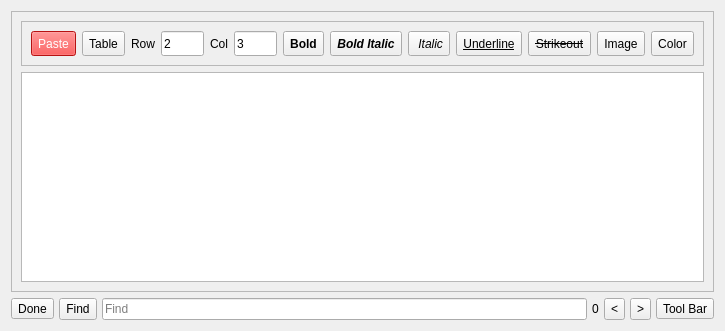
<?xml version="1.0" encoding="UTF-8"?>
<ui version="4.0">
 <class>Notes</class>
 <widget class="QDialog" name="Notes">
  <property name="geometry">
   <rect>
    <x>0</x>
    <y>0</y>
    <width>725</width>
    <height>331</height>
   </rect>
  </property>
  <property name="windowTitle">
   <string>Notes</string>
  </property>
  <layout class="QVBoxLayout" name="verticalLayout_3">
   <item>
    <widget class="QFrame" name="frameEdit">
     <property name="minimumSize">
      <size>
       <width>0</width>
       <height>100</height>
      </size>
     </property>
     <property name="styleSheet">
      <string notr="true">/*background-color: rgb(255, 255, 255);*/</string>
     </property>
     <property name="frameShape">
      <enum>QFrame::StyledPanel</enum>
     </property>
     <property name="frameShadow">
      <enum>QFrame::Raised</enum>
     </property>
     <layout class="QVBoxLayout" name="verticalLayout_4">
      <item>
       <widget class="QFrame" name="f_ToolBar">
        <property name="sizePolicy">
         <sizepolicy hsizetype="Preferred" vsizetype="Fixed">
          <horstretch>0</horstretch>
          <verstretch>0</verstretch>
         </sizepolicy>
        </property>
        <property name="minimumSize">
         <size>
          <width>0</width>
          <height>0</height>
         </size>
        </property>
        <property name="styleSheet">
         <string notr="true">/*background-color: rgb(222, 222, 222);*/</string>
        </property>
        <property name="frameShape">
         <enum>QFrame::StyledPanel</enum>
        </property>
        <property name="frameShadow">
         <enum>QFrame::Raised</enum>
        </property>
        <layout class="QVBoxLayout" name="verticalLayout">
         <item>
          <layout class="QGridLayout" name="gridLayout">
           <item row="0" column="12">
            <widget class="QToolButton" name="btnColor">
             <property name="sizePolicy">
              <sizepolicy hsizetype="Preferred" vsizetype="Fixed">
               <horstretch>0</horstretch>
               <verstretch>0</verstretch>
              </sizepolicy>
             </property>
             <property name="minimumSize">
              <size>
               <width>0</width>
               <height>25</height>
              </size>
             </property>
             <property name="maximumSize">
              <size>
               <width>16777215</width>
               <height>25</height>
              </size>
             </property>
             <property name="text">
              <string>Color</string>
             </property>
             <property name="icon">
              <iconset resource="../../res.qrc">
               <normaloff>:/res/color.png</normaloff>:/res/color.png</iconset>
             </property>
             <property name="iconSize">
              <size>
               <width>20</width>
               <height>20</height>
              </size>
             </property>
             <property name="toolButtonStyle">
              <enum>Qt::ToolButtonTextOnly</enum>
             </property>
            </widget>
           </item>
           <item row="0" column="0">
            <widget class="QToolButton" name="btnPaste">
             <property name="sizePolicy">
              <sizepolicy hsizetype="Preferred" vsizetype="Fixed">
               <horstretch>0</horstretch>
               <verstretch>0</verstretch>
              </sizepolicy>
             </property>
             <property name="minimumSize">
              <size>
               <width>0</width>
               <height>0</height>
              </size>
             </property>
             <property name="maximumSize">
              <size>
               <width>16777215</width>
               <height>25</height>
              </size>
             </property>
             <property name="styleSheet">
              <string notr="true">background-color: rgb(255, 25, 25);
color: rgb(255, 255, 255);</string>
             </property>
             <property name="text">
              <string>Paste</string>
             </property>
             <property name="toolButtonStyle">
              <enum>Qt::ToolButtonTextOnly</enum>
             </property>
            </widget>
           </item>
           <item row="0" column="4">
            <widget class="QLabel" name="lblCol">
             <property name="sizePolicy">
              <sizepolicy hsizetype="Preferred" vsizetype="Fixed">
               <horstretch>0</horstretch>
               <verstretch>0</verstretch>
              </sizepolicy>
             </property>
             <property name="minimumSize">
              <size>
               <width>0</width>
               <height>25</height>
              </size>
             </property>
             <property name="maximumSize">
              <size>
               <width>16777215</width>
               <height>25</height>
              </size>
             </property>
             <property name="text">
              <string>Col</string>
             </property>
            </widget>
           </item>
           <item row="0" column="1">
            <widget class="QToolButton" name="btnInsertTable">
             <property name="sizePolicy">
              <sizepolicy hsizetype="Preferred" vsizetype="Fixed">
               <horstretch>0</horstretch>
               <verstretch>0</verstretch>
              </sizepolicy>
             </property>
             <property name="minimumSize">
              <size>
               <width>0</width>
               <height>25</height>
              </size>
             </property>
             <property name="maximumSize">
              <size>
               <width>16777215</width>
               <height>25</height>
              </size>
             </property>
             <property name="text">
              <string>Table</string>
             </property>
            </widget>
           </item>
           <item row="0" column="6">
            <widget class="QToolButton" name="btnS5">
             <property name="sizePolicy">
              <sizepolicy hsizetype="Preferred" vsizetype="Fixed">
               <horstretch>0</horstretch>
               <verstretch>0</verstretch>
              </sizepolicy>
             </property>
             <property name="minimumSize">
              <size>
               <width>0</width>
               <height>25</height>
              </size>
             </property>
             <property name="maximumSize">
              <size>
               <width>16777215</width>
               <height>25</height>
              </size>
             </property>
             <property name="font">
              <font>
               <bold>true</bold>
              </font>
             </property>
             <property name="text">
              <string>Bold</string>
             </property>
             <property name="icon">
              <iconset resource="../../res.qrc">
               <normaloff>:/res/font1.png</normaloff>:/res/font1.png</iconset>
             </property>
             <property name="iconSize">
              <size>
               <width>20</width>
               <height>20</height>
              </size>
             </property>
             <property name="toolButtonStyle">
              <enum>Qt::ToolButtonTextOnly</enum>
             </property>
            </widget>
           </item>
           <item row="0" column="5">
            <widget class="QLineEdit" name="editCol">
             <property name="sizePolicy">
              <sizepolicy hsizetype="Preferred" vsizetype="Fixed">
               <horstretch>0</horstretch>
               <verstretch>0</verstretch>
              </sizepolicy>
             </property>
             <property name="minimumSize">
              <size>
               <width>0</width>
               <height>25</height>
              </size>
             </property>
             <property name="maximumSize">
              <size>
               <width>16777215</width>
               <height>25</height>
              </size>
             </property>
             <property name="text">
              <string>3</string>
             </property>
             <property name="clearButtonEnabled">
              <bool>false</bool>
             </property>
            </widget>
           </item>
           <item row="0" column="8">
            <widget class="QToolButton" name="btnS2">
             <property name="sizePolicy">
              <sizepolicy hsizetype="Preferred" vsizetype="Fixed">
               <horstretch>0</horstretch>
               <verstretch>0</verstretch>
              </sizepolicy>
             </property>
             <property name="minimumSize">
              <size>
               <width>0</width>
               <height>25</height>
              </size>
             </property>
             <property name="maximumSize">
              <size>
               <width>16777215</width>
               <height>25</height>
              </size>
             </property>
             <property name="font">
              <font>
               <italic>true</italic>
              </font>
             </property>
             <property name="text">
              <string> Italic</string>
             </property>
             <property name="icon">
              <iconset resource="../../res.qrc">
               <normaloff>:/res/font3.png</normaloff>:/res/font3.png</iconset>
             </property>
             <property name="iconSize">
              <size>
               <width>20</width>
               <height>20</height>
              </size>
             </property>
             <property name="toolButtonStyle">
              <enum>Qt::ToolButtonTextOnly</enum>
             </property>
            </widget>
           </item>
           <item row="0" column="10">
            <widget class="QToolButton" name="btnS4">
             <property name="sizePolicy">
              <sizepolicy hsizetype="Preferred" vsizetype="Fixed">
               <horstretch>0</horstretch>
               <verstretch>0</verstretch>
              </sizepolicy>
             </property>
             <property name="minimumSize">
              <size>
               <width>0</width>
               <height>25</height>
              </size>
             </property>
             <property name="maximumSize">
              <size>
               <width>16777215</width>
               <height>25</height>
              </size>
             </property>
             <property name="font">
              <font>
               <strikeout>true</strikeout>
              </font>
             </property>
             <property name="text">
              <string>Strikeout</string>
             </property>
             <property name="icon">
              <iconset resource="../../res.qrc">
               <normaloff>:/res/font5.png</normaloff>:/res/font5.png</iconset>
             </property>
             <property name="iconSize">
              <size>
               <width>20</width>
               <height>20</height>
              </size>
             </property>
             <property name="toolButtonStyle">
              <enum>Qt::ToolButtonTextOnly</enum>
             </property>
            </widget>
           </item>
           <item row="0" column="3">
            <widget class="QLineEdit" name="editRow">
             <property name="sizePolicy">
              <sizepolicy hsizetype="Preferred" vsizetype="Fixed">
               <horstretch>0</horstretch>
               <verstretch>0</verstretch>
              </sizepolicy>
             </property>
             <property name="minimumSize">
              <size>
               <width>0</width>
               <height>25</height>
              </size>
             </property>
             <property name="maximumSize">
              <size>
               <width>16777215</width>
               <height>25</height>
              </size>
             </property>
             <property name="styleSheet">
              <string notr="true"/>
             </property>
             <property name="text">
              <string>2</string>
             </property>
             <property name="clearButtonEnabled">
              <bool>false</bool>
             </property>
            </widget>
           </item>
           <item row="0" column="7">
            <widget class="QToolButton" name="btnS1">
             <property name="sizePolicy">
              <sizepolicy hsizetype="Preferred" vsizetype="Fixed">
               <horstretch>0</horstretch>
               <verstretch>0</verstretch>
              </sizepolicy>
             </property>
             <property name="minimumSize">
              <size>
               <width>0</width>
               <height>25</height>
              </size>
             </property>
             <property name="maximumSize">
              <size>
               <width>16777215</width>
               <height>25</height>
              </size>
             </property>
             <property name="font">
              <font>
               <italic>true</italic>
               <bold>true</bold>
              </font>
             </property>
             <property name="text">
              <string>Bold Italic</string>
             </property>
             <property name="icon">
              <iconset resource="../../res.qrc">
               <normaloff>:/res/font2.png</normaloff>:/res/font2.png</iconset>
             </property>
             <property name="iconSize">
              <size>
               <width>20</width>
               <height>20</height>
              </size>
             </property>
             <property name="toolButtonStyle">
              <enum>Qt::ToolButtonTextOnly</enum>
             </property>
            </widget>
           </item>
           <item row="0" column="9">
            <widget class="QToolButton" name="btnS3">
             <property name="sizePolicy">
              <sizepolicy hsizetype="Preferred" vsizetype="Fixed">
               <horstretch>0</horstretch>
               <verstretch>0</verstretch>
              </sizepolicy>
             </property>
             <property name="minimumSize">
              <size>
               <width>0</width>
               <height>25</height>
              </size>
             </property>
             <property name="maximumSize">
              <size>
               <width>16777215</width>
               <height>25</height>
              </size>
             </property>
             <property name="font">
              <font>
               <underline>true</underline>
              </font>
             </property>
             <property name="text">
              <string>Underline</string>
             </property>
             <property name="icon">
              <iconset resource="../../res.qrc">
               <normaloff>:/res/font4.png</normaloff>:/res/font4.png</iconset>
             </property>
             <property name="iconSize">
              <size>
               <width>20</width>
               <height>20</height>
              </size>
             </property>
             <property name="toolButtonStyle">
              <enum>Qt::ToolButtonTextOnly</enum>
             </property>
            </widget>
           </item>
           <item row="0" column="11">
            <widget class="QToolButton" name="btnPic">
             <property name="sizePolicy">
              <sizepolicy hsizetype="Preferred" vsizetype="Fixed">
               <horstretch>0</horstretch>
               <verstretch>0</verstretch>
              </sizepolicy>
             </property>
             <property name="minimumSize">
              <size>
               <width>0</width>
               <height>25</height>
              </size>
             </property>
             <property name="maximumSize">
              <size>
               <width>16777215</width>
               <height>25</height>
              </size>
             </property>
             <property name="text">
              <string>Image</string>
             </property>
             <property name="icon">
              <iconset resource="../../res.qrc">
               <normaloff>:/res/pic.png</normaloff>:/res/pic.png</iconset>
             </property>
             <property name="iconSize">
              <size>
               <width>20</width>
               <height>20</height>
              </size>
             </property>
             <property name="toolButtonStyle">
              <enum>Qt::ToolButtonTextOnly</enum>
             </property>
            </widget>
           </item>
           <item row="0" column="2">
            <widget class="QLabel" name="lblRow">
             <property name="sizePolicy">
              <sizepolicy hsizetype="Preferred" vsizetype="Fixed">
               <horstretch>0</horstretch>
               <verstretch>0</verstretch>
              </sizepolicy>
             </property>
             <property name="minimumSize">
              <size>
               <width>0</width>
               <height>25</height>
              </size>
             </property>
             <property name="maximumSize">
              <size>
               <width>16777215</width>
               <height>25</height>
              </size>
             </property>
             <property name="text">
              <string>Row</string>
             </property>
            </widget>
           </item>
          </layout>
         </item>
        </layout>
       </widget>
      </item>
      <item>
       <widget class="QTextEdit" name="editSource">
        <property name="styleSheet">
         <string notr="true"/>
        </property>
       </widget>
      </item>
     </layout>
    </widget>
   </item>
   <item>
    <widget class="QFrame" name="f_Panel">
     <property name="frameShape">
      <enum>QFrame::NoFrame</enum>
     </property>
     <property name="frameShadow">
      <enum>QFrame::Raised</enum>
     </property>
     <layout class="QVBoxLayout" name="verticalLayout_2">
      <property name="spacing">
       <number>0</number>
      </property>
      <property name="leftMargin">
       <number>0</number>
      </property>
      <property name="topMargin">
       <number>0</number>
      </property>
      <property name="rightMargin">
       <number>0</number>
      </property>
      <property name="bottomMargin">
       <number>0</number>
      </property>
      <item>
       <layout class="QHBoxLayout" name="horizontalLayout_6">
        <property name="spacing">
         <number>5</number>
        </property>
        <item>
         <widget class="QToolButton" name="btnDone">
          <property name="sizePolicy">
           <sizepolicy hsizetype="Fixed" vsizetype="Fixed">
            <horstretch>0</horstretch>
            <verstretch>0</verstretch>
           </sizepolicy>
          </property>
          <property name="minimumSize">
           <size>
            <width>0</width>
            <height>0</height>
           </size>
          </property>
          <property name="maximumSize">
           <size>
            <width>16777215</width>
            <height>16777215</height>
           </size>
          </property>
          <property name="toolTip">
           <string>Esc</string>
          </property>
          <property name="text">
           <string>Done</string>
          </property>
          <property name="icon">
           <iconset resource="../../res.qrc">
            <normaloff>:/res/done.png</normaloff>:/res/done.png</iconset>
          </property>
          <property name="iconSize">
           <size>
            <width>25</width>
            <height>25</height>
           </size>
          </property>
          <property name="shortcut">
           <string>Esc</string>
          </property>
          <property name="toolButtonStyle">
           <enum>Qt::ToolButtonIconOnly</enum>
          </property>
         </widget>
        </item>
        <item>
         <widget class="QToolButton" name="btnFind">
          <property name="minimumSize">
           <size>
            <width>0</width>
            <height>0</height>
           </size>
          </property>
          <property name="maximumSize">
           <size>
            <width>65535</width>
            <height>65535</height>
           </size>
          </property>
          <property name="text">
           <string>Find</string>
          </property>
         </widget>
        </item>
        <item>
         <widget class="QLineEdit" name="editFind">
          <property name="minimumSize">
           <size>
            <width>0</width>
            <height>0</height>
           </size>
          </property>
          <property name="maximumSize">
           <size>
            <width>65535</width>
            <height>65535</height>
           </size>
          </property>
          <property name="placeholderText">
           <string>Find</string>
          </property>
          <property name="clearButtonEnabled">
           <bool>false</bool>
          </property>
         </widget>
        </item>
        <item>
         <widget class="QLabel" name="lblCount">
          <property name="minimumSize">
           <size>
            <width>0</width>
            <height>0</height>
           </size>
          </property>
          <property name="maximumSize">
           <size>
            <width>65535</width>
            <height>65535</height>
           </size>
          </property>
          <property name="text">
           <string>0</string>
          </property>
         </widget>
        </item>
        <item>
         <widget class="QToolButton" name="btnPrev">
          <property name="minimumSize">
           <size>
            <width>0</width>
            <height>0</height>
           </size>
          </property>
          <property name="maximumSize">
           <size>
            <width>65535</width>
            <height>65535</height>
           </size>
          </property>
          <property name="text">
           <string>&lt;</string>
          </property>
          <property name="shortcut">
           <string>Shift+Return</string>
          </property>
         </widget>
        </item>
        <item>
         <widget class="QToolButton" name="btnNext">
          <property name="minimumSize">
           <size>
            <width>0</width>
            <height>0</height>
           </size>
          </property>
          <property name="maximumSize">
           <size>
            <width>65535</width>
            <height>65535</height>
           </size>
          </property>
          <property name="text">
           <string>&gt;</string>
          </property>
         </widget>
        </item>
        <item>
         <widget class="QToolButton" name="btnShowTools">
          <property name="sizePolicy">
           <sizepolicy hsizetype="Fixed" vsizetype="Fixed">
            <horstretch>0</horstretch>
            <verstretch>0</verstretch>
           </sizepolicy>
          </property>
          <property name="text">
           <string>Tool Bar</string>
          </property>
          <property name="icon">
           <iconset resource="../../res.qrc">
            <normaloff>:/res/tools.svg</normaloff>:/res/tools.svg</iconset>
          </property>
          <property name="iconSize">
           <size>
            <width>25</width>
            <height>25</height>
           </size>
          </property>
         </widget>
        </item>
       </layout>
      </item>
     </layout>
    </widget>
   </item>
  </layout>
 </widget>
 <resources>
  <include location="../../res.qrc"/>
 </resources>
 <connections/>
</ui>
